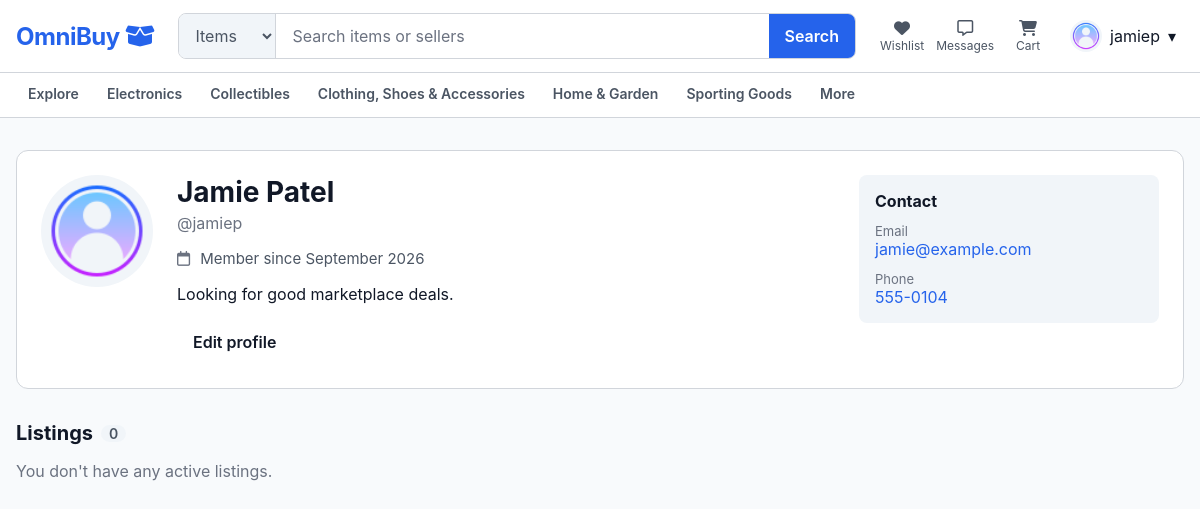
The app's page /pages/profile.php?id=4 (signed in) with its own data.
### tables this page shows
CREATE TABLE users (
    user_id BIGINT UNSIGNED NOT NULL AUTO_INCREMENT PRIMARY KEY,
    created_at TIMESTAMP NOT NULL DEFAULT CURRENT_TIMESTAMP,
    first_name VARCHAR(100) NOT NULL,
    last_name VARCHAR(100) NOT NULL,
    username VARCHAR(100) NOT NULL,
    email VARCHAR(255) NOT NULL,
    password_hash VARCHAR(255) NOT NULL,
    is_email_verified BOOLEAN NOT NULL DEFAULT FALSE,
    phone_number VARCHAR(20) NOT NULL,
    birth_date DATE NOT NULL,
    profile_image_url VARCHAR(2000) NULL,
    bio TEXT NULL DEFAULT NULL,
     
    city VARCHAR(100) NULL DEFAULT NULL,
    is_last_name_hidden BOOLEAN NOT NULL DEFAULT FALSE,
     
    is_city_hidden BOOLEAN NOT NULL DEFAULT FALSE,
    is_email_hidden BOOLEAN NOT NULL DEFAULT FALSE,
    is_phone_hidden BOOLEAN NOT NULL DEFAULT FALSE,
    is_bio_hidden BOOLEAN NOT NULL DEFAULT FALSE,
    account_status ENUM(
        'active',
        'suspended',
        'restricted',
         
        'deleted'
    ) NOT NULL
        DEFAULT 'active',
    
    UNIQUE KEY uq_users_username (username),
    UNIQUE KEY uq_users_email (email)
);

### includes/auth.php (called while the page is built, shortened)
<?php
function isLoggedIn(): bool
{
    return isset($_SESSION['user_id']);
}
function currentUser(): ?array
{
    return [
        'user_id' => (int) $_SESSION['user_id'],
        'username' => (string) ($_SESSION['username'] ?? ''),
        'avatar_url' => (string) ($_SESSION['avatar_url'] ?? AUTH_DEFAULT_AVATAR),
        'is_seller' => (bool) ($_SESSION['is_seller'] ?? false),
    ];
}

### includes/profile.php (called while the page is built, shortened)
<?php
require_once __DIR__ . '/account.php';
function loadPublicProfile(PDO $pdo, int $userId, bool $includeContact): ?array
{
    $stmt = $pdo->prepare("
        SELECT
            u.user_id, u.first_name, u.last_name, u.username,
            u.email, u.phone_number, u.profile_image_url, u.bio, u.city, u.created_at,
            u.is_last_name_hidden, u.is_city_hidden, u.is_email_hidden, u.is_phone_hidden, u.is_bio_hidden,
            sp.store_name, sp.is_verified
        FROM users u
        LEFT JOIN seller_profiles sp ON sp.user_id = u.user_id
        WHERE u.user_id = :id AND u.account_status = 'active'
    ");
    $stmt->execute(['id' => $userId]);
    $row = $stmt->fetch();
    $hidden = array_keys(array_filter(
        array_map(static fn (string $column): bool => (bool) $row[$column], PRIVACY_SETTINGS)
    ));
    $isHidden = static fn (string $setting): bool => in_array($setting, $hidden, true);
    $profile = [
        'user_id' => (int) $row['user_id'],
        'display_name' => publicDisplayName($row['first_name'], $row['last_name'], $isHidden('last_name')),
        'username' => $row['username'],
        'profile_image_url' => $row['profile_image_url'] ?: AUTH_DEFAULT_AVATAR,
        'bio' => $isHidden('bio') ? null : $row['bio'],
        'city' => $isHidden('city') ? null : $row['city'],
        'created_at' => $row['created_at'],
        'store_name' => $row['store_name'],
        'is_verified' => (bool) $row['is_verified'],
        'email' => null,
        'phone_number' => null,
        'contact_hidden' => $isHidden('email') && $isHidden('phone'),
        'hidden' => $hidden,
    ];
    if ($includeContact) {
        $profile['email'] = $isHidden('email') ? null : $row['email'];
        $profile['phone_number'] = $isHidden('phone') || $row['phone_number'] === '' ? null : $row['phone_number'];
    }
    return $profile;
}
function loadProfileListings(PDO $pdo, int $userId): array
{
    $stmt = $pdo->prepare("
        SELECT
            l.listing_id, l.item_name, l.price, l.`condition`, l.fulfillment_type,
            l.listing_status, c.category_name,
            COALESCE((
                SELECT li.image_url
                FROM listing_images li
                WHERE li.listing_id = l.listing_id
                ORDER BY li.display_order
                LIMIT 1
            ), :default_image) AS image_url
        FROM listings l
        JOIN categories c ON c.category_id = l.category_id
        WHERE l.seller_user_id = :id
          AND l.listing_status IN ('active', 'sold')
        ORDER BY l.created_at DESC, l.listing_id DESC
    ");
    $stmt->execute(['id' => $userId, 'default_image' => PROFILE_LISTING_DEFAULT_IMAGE]);
    $listings = ['active' => [], 'sold' => []];
    foreach ($stmt->fetchAll() as $listing) {
        $listings[$listing['listing_status']][] = $listing;
    }
    return $listings;
}

### includes/account.php (called while the page is built, shortened)
<?php
require_once __DIR__ . '/auth.php';
function publicDisplayName(string $firstName, string $lastName, bool $isLastNameHidden): string
{
    return $isLastNameHidden || $lastName === '' ? $firstName : "$firstName $lastName";
}

### public/pages/profile.php (the view, shortened to what this page needs)
<?php
require_once __DIR__ . '/../../includes/profile.php';
$userId = filter_var($_GET['id'] ?? null, FILTER_VALIDATE_INT, ['options' => ['min_range' => 1]]);
$profile = null;
$listings = ['active' => [], 'sold' => []];
if ($userId !== false && $userId !== null) {
    require __DIR__ . '/../../db_connect.php';
    $profile = loadPublicProfile($pdo, $userId, isLoggedIn());
    if ($profile !== null) {
        $listings = loadProfileListings($pdo, $userId);
    }
}
$viewer = currentUser();
$isOwnProfile = $profile !== null && $viewer !== null && $viewer['user_id'] === $profile['user_id'];
include __DIR__ . '/../components/header.php';
?>
<link rel="stylesheet" href="/assets/css/listing-card.css">
<link rel="stylesheet" href="/assets/css/profile.css">
<section class="shell profile-page">
  <?php if ($profile === null): ?>
    <div class="profile-missing">
      <h1>User not found</h1>
      <p>This profile doesn't exist or is no longer available.</p>
      <a class="button button--primary" href="/pages/search.php">Browse listings</a>
    </div>
  <?php else: ?>
    <header class="profile-card">
      <img class="profile-card__avatar" alt=""
        src="<?= htmlspecialchars($profile['profile_image_url']) ?>">
      <div class="profile-card__body">
        <h1 class="profile-card__name"><?= htmlspecialchars($profile['display_name']) ?></h1>
        <p class="profile-card__username">@<?= htmlspecialchars($profile['username']) ?></p>
        <ul class="profile-facts">
          <li>
            <i class="fa-regular fa-calendar" aria-hidden="true"></i>
            Member since <?= htmlspecialchars(date('F Y', strtotime($profile['created_at']))) ?>
          </li>
        </ul>
        <?php if ($profile['bio'] !== null): ?>
          <p class="profile-card__bio"><?= htmlspecialchars($profile['bio']) ?></p>
        <?php endif; ?>
        <?php if ($isOwnProfile): ?>
          <a class="button profile-card__edit" href="/pages/edit-profile.php">Edit profile</a>
        <?php endif; ?>
      </div>
      <aside class="profile-contact" aria-label="Contact">
        <h2>Contact</h2>
        <?php if ($profile['contact_hidden']): ?>
          <p class="profile-contact__locked">This user keeps their contact details private.</p>
        <?php elseif ($profile['email'] === null && $profile['phone_number'] === null): ?>
          <p class="profile-contact__locked">This user keeps their contact details private.</p>
        <?php else: ?>
          <dl>
            <?php if ($profile['email'] !== null): ?>
              <dt>Email</dt>
              <dd><a href="mailto:<?= htmlspecialchars($profile['email']) ?>"><?= htmlspecialchars($profile['email']) ?></a></dd>
            <?php endif; ?>
            <?php if ($profile['phone_number'] !== null): ?>
              <dt>Phone</dt>
              <dd><a href="tel:<?= htmlspecialchars(preg_replace('/[^0-9+]/', '', $profile['phone_number'])) ?>"><?= htmlspecialchars($profile['phone_number']) ?></a></dd>
            <?php endif; ?>
          </dl>
        <?php endif; ?>
      </aside>
    </header>
    <section class="profile-listings" aria-labelledby="active-heading">
      <h2 id="active-heading">Listings <span class="profile-listings__count"><?= count($listings['active']) ?></span></h2>
      <?php if ($listings['active'] === []): ?>
        <p class="profile-listings__empty">
          <?= $isOwnProfile ? "You don't have any active listings." : 'No active listings right now.' ?>
        </p>
      <?php endif; ?>
    </section>
  <?php endif; ?>
</section>
<?php include __DIR__ . '/../components/footer.php'; ?>

### public/assets/css/omnibuy-design-tokens.css (style rules this page uses)
:root { --color-primary: #2563EB; --color-primary-hover: #1D4ED8; --color-primary-light: #DBEAFE; --color-navy: #183B6B; --color-background: #F8FAFC; --color-surface: #FFFFFF; --color-surface-secondary: #F1F5F9; --color-border: #D1D5DB; --color-text: #111827; --color-text-secondary: #4B5563; --color-text-muted: #6B7280; --color-success: #2E7D32; --color-warning: #B26A00; --color-danger: #C62828; --font-ui: "Inter", system-ui, -apple-system, BlinkMacSystemFont, "Segoe UI", Arial, sans-serif; --radius-input: 8px; --radius-button: 8px; --radius-card: 12px; --radius-modal: 16px; --space-1: 4px; --space-2: 8px; --space-3: 12px; --space-4: 16px; --space-6: 24px; --space-8: 32px; --space-12: 48px; }

### public/assets/css/shared-navigation.css (style rules this page uses)
*, *::before, *::after { box-sizing: border-box; }
body { margin: 0; color: var(--color-text); background: var(--color-background); font-family: var(--font-ui); }
a { color: inherit; text-decoration: none; }
.shell { width: min(1180px, calc(100% - 32px)); margin-inline: auto; }
.button { min-height: 44px; display: inline-flex; align-items: center; justify-content: center; padding: 0 var(--space-4); border-radius: var(--radius-button); font-weight: 600; }

### public/assets/css/profile.css (style rules this page uses)
.profile-page { padding-block: var(--space-8); }
.profile-card { display: grid; grid-template-columns: auto 1fr minmax(220px, 300px); gap: var(--space-6); align-items: start; margin-bottom: var(--space-8); padding: var(--space-6); border: 1px solid var(--color-border); border-radius: var(--radius-card); background: var(--color-surface); }
.profile-card__avatar { width: 112px; height: 112px; border-radius: 50%; object-fit: cover; background: var(--color-surface-secondary); }
.profile-card__body { min-width: 0; }
.profile-card__name { margin: 0; font-size: 1.75rem; overflow-wrap: anywhere; }
.profile-card__username { margin: var(--space-1) 0 0; color: var(--color-text-muted); }
.profile-facts { display: flex; flex-wrap: wrap; gap: var(--space-2) var(--space-6); margin: var(--space-4) 0 0; padding: 0; list-style: none; color: var(--color-text-secondary); font-size: 0.9375rem; }
.profile-facts i { width: 1em; margin-right: var(--space-1); color: var(--color-text-muted); }
.profile-card__bio { margin: var(--space-4) 0 0; white-space: pre-line; overflow-wrap: anywhere; }
.profile-card__edit { margin-top: var(--space-4); }
.profile-contact { padding: var(--space-4); border-radius: var(--radius-input); background: var(--color-surface-secondary); }
.profile-contact h2 { margin: 0 0 var(--space-3); font-size: 1rem; }
.profile-contact dl { margin: 0; }
.profile-contact dt { font-size: 0.8125rem; color: var(--color-text-muted); }
.profile-contact dd { margin: 0 0 var(--space-3); overflow-wrap: anywhere; }
.profile-contact dd:last-child { margin-bottom: 0; }
.profile-contact a { color: var(--color-primary); }
.profile-listings { margin-bottom: var(--space-8); }
.profile-listings h2 { display: flex; align-items: center; gap: var(--space-2); margin: 0 0 var(--space-4); font-size: 1.25rem; }
.profile-listings__count { padding: 0 var(--space-2); border-radius: 999px; font-size: 0.875rem; font-weight: 600; color: var(--color-text-secondary); background: var(--color-surface-secondary); }
.profile-listings__empty { margin: 0; color: var(--color-text-muted); }

### records on screen
users: username "jamiep", created_at "September 2026", bio "Looking for good marketplace deals.", email "jamie@example.com", phone_number "555-0104"

### other values on screen
$currentUser['username'] "jamiep"
$profile['display_name'] "Jamie Patel"
count($listings['active']) "0"
